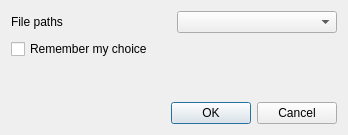
<?xml version="1.0" encoding="UTF-8"?>
<ui version="4.0">
 <class>PlaylistSaveOptionsDialog</class>
 <widget class="QDialog" name="PlaylistSaveOptionsDialog">
  <property name="geometry">
   <rect>
    <x>0</x>
    <y>0</y>
    <width>348</width>
    <height>135</height>
   </rect>
  </property>
  <property name="windowTitle">
   <string>Playlist options</string>
  </property>
  <layout class="QVBoxLayout" name="verticalLayout">
   <item>
    <layout class="QGridLayout" name="gridLayout_1" columnstretch="0,0">
     <item row="0" column="0">
      <widget class="QLabel" name="label">
       <property name="text">
        <string>File paths</string>
       </property>
      </widget>
     </item>
     <item row="0" column="1">
      <widget class="QComboBox" name="filePaths"/>
     </item>
    </layout>
   </item>
   <item>
    <layout class="QGridLayout" name="gridLayout_2">
     <property name="topMargin">
      <number>0</number>
     </property>
     <item row="0" column="0">
      <widget class="QCheckBox" name="remember_user_choice">
       <property name="toolTip">
        <string>This can be changed later through the preferences</string>
       </property>
       <property name="text">
        <string>Remember my choice</string>
       </property>
      </widget>
     </item>
    </layout>
   </item>
   <item>
    <spacer name="verticalSpacer">
     <property name="orientation">
      <enum>Qt::Vertical</enum>
     </property>
     <property name="sizeHint" stdset="0">
      <size>
       <width>20</width>
       <height>40</height>
      </size>
     </property>
    </spacer>
   </item>
   <item>
    <widget class="QDialogButtonBox" name="buttonBox">
     <property name="orientation">
      <enum>Qt::Horizontal</enum>
     </property>
     <property name="standardButtons">
      <set>QDialogButtonBox::Cancel|QDialogButtonBox::Ok</set>
     </property>
    </widget>
   </item>
  </layout>
 </widget>
 <resources/>
 <connections>
  <connection>
   <sender>buttonBox</sender>
   <signal>accepted()</signal>
   <receiver>PlaylistSaveOptionsDialog</receiver>
   <slot>accept()</slot>
   <hints>
    <hint type="sourcelabel">
     <x>248</x>
     <y>254</y>
    </hint>
    <hint type="destinationlabel">
     <x>157</x>
     <y>274</y>
    </hint>
   </hints>
  </connection>
  <connection>
   <sender>buttonBox</sender>
   <signal>rejected()</signal>
   <receiver>PlaylistSaveOptionsDialog</receiver>
   <slot>reject()</slot>
   <hints>
    <hint type="sourcelabel">
     <x>316</x>
     <y>260</y>
    </hint>
    <hint type="destinationlabel">
     <x>286</x>
     <y>274</y>
    </hint>
   </hints>
  </connection>
 </connections>
</ui>
